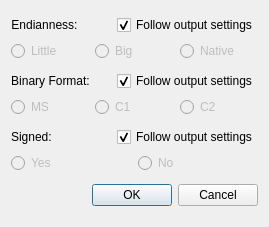
<?xml version="1.0" encoding="UTF-8"?>
<ui version="4.0">
 <class>DialogInputSettings</class>
 <widget class="QDialog" name="DialogInputSettings">
  <property name="geometry">
   <rect>
    <x>0</x>
    <y>0</y>
    <width>269</width>
    <height>227</height>
   </rect>
  </property>
  <property name="sizePolicy">
   <sizepolicy hsizetype="Fixed" vsizetype="Fixed">
    <horstretch>0</horstretch>
    <verstretch>0</verstretch>
   </sizepolicy>
  </property>
  <property name="minimumSize">
   <size>
    <width>269</width>
    <height>227</height>
   </size>
  </property>
  <property name="maximumSize">
   <size>
    <width>269</width>
    <height>227</height>
   </size>
  </property>
  <property name="windowTitle">
   <string>Input Settings</string>
  </property>
  <layout class="QVBoxLayout" name="verticalLayout_4">
   <item>
    <layout class="QVBoxLayout" name="verticalLayout_2">
     <item>
      <layout class="QHBoxLayout" name="horizontalLayout">
       <item>
        <widget class="QLabel" name="label">
         <property name="sizePolicy">
          <sizepolicy hsizetype="Fixed" vsizetype="Preferred">
           <horstretch>0</horstretch>
           <verstretch>0</verstretch>
          </sizepolicy>
         </property>
         <property name="text">
          <string>Endianness:</string>
         </property>
         <property name="textFormat">
          <enum>Qt::PlainText</enum>
         </property>
         <property name="alignment">
          <set>Qt::AlignCenter</set>
         </property>
        </widget>
       </item>
       <item>
        <spacer name="horizontalSpacer">
         <property name="orientation">
          <enum>Qt::Horizontal</enum>
         </property>
         <property name="sizeHint" stdset="0">
          <size>
           <width>40</width>
           <height>20</height>
          </size>
         </property>
        </spacer>
       </item>
       <item>
        <widget class="QCheckBox" name="EndiannessFollowOutput">
         <property name="text">
          <string>Follow output settings</string>
         </property>
         <property name="checked">
          <bool>true</bool>
         </property>
        </widget>
       </item>
      </layout>
     </item>
     <item>
      <layout class="QHBoxLayout" name="horizontalLayout_2">
       <item>
        <widget class="QRadioButton" name="EndianLittle">
         <property name="enabled">
          <bool>false</bool>
         </property>
         <property name="text">
          <string>Little</string>
         </property>
         <attribute name="buttonGroup">
          <string notr="true">EndiannessGroup</string>
         </attribute>
        </widget>
       </item>
       <item>
        <widget class="QRadioButton" name="EndianBig">
         <property name="enabled">
          <bool>false</bool>
         </property>
         <property name="text">
          <string>Big</string>
         </property>
         <attribute name="buttonGroup">
          <string notr="true">EndiannessGroup</string>
         </attribute>
        </widget>
       </item>
       <item>
        <widget class="QRadioButton" name="EndianNative">
         <property name="enabled">
          <bool>false</bool>
         </property>
         <property name="text">
          <string>Native</string>
         </property>
         <property name="checkable">
          <bool>true</bool>
         </property>
         <property name="checked">
          <bool>false</bool>
         </property>
         <attribute name="buttonGroup">
          <string notr="true">EndiannessGroup</string>
         </attribute>
        </widget>
       </item>
      </layout>
     </item>
    </layout>
   </item>
   <item>
    <layout class="QVBoxLayout" name="verticalLayout">
     <item>
      <layout class="QHBoxLayout" name="horizontalLayout_3">
       <item>
        <widget class="QLabel" name="label_2">
         <property name="sizePolicy">
          <sizepolicy hsizetype="Fixed" vsizetype="Preferred">
           <horstretch>0</horstretch>
           <verstretch>0</verstretch>
          </sizepolicy>
         </property>
         <property name="text">
          <string>Binary Format:</string>
         </property>
         <property name="textFormat">
          <enum>Qt::PlainText</enum>
         </property>
         <property name="alignment">
          <set>Qt::AlignCenter</set>
         </property>
        </widget>
       </item>
       <item>
        <spacer name="horizontalSpacer_2">
         <property name="orientation">
          <enum>Qt::Horizontal</enum>
         </property>
         <property name="sizeHint" stdset="0">
          <size>
           <width>40</width>
           <height>20</height>
          </size>
         </property>
        </spacer>
       </item>
       <item>
        <widget class="QCheckBox" name="BinFormatFollowOutput">
         <property name="text">
          <string>Follow output settings</string>
         </property>
         <property name="checked">
          <bool>true</bool>
         </property>
        </widget>
       </item>
      </layout>
     </item>
     <item>
      <layout class="QHBoxLayout" name="horizontalLayout_6">
       <item>
        <widget class="QRadioButton" name="FormatMS">
         <property name="enabled">
          <bool>false</bool>
         </property>
         <property name="text">
          <string>MS</string>
         </property>
         <attribute name="buttonGroup">
          <string notr="true">BinFormatGroup</string>
         </attribute>
        </widget>
       </item>
       <item>
        <widget class="QRadioButton" name="FormatC1">
         <property name="enabled">
          <bool>false</bool>
         </property>
         <property name="text">
          <string>C1</string>
         </property>
         <attribute name="buttonGroup">
          <string notr="true">BinFormatGroup</string>
         </attribute>
        </widget>
       </item>
       <item>
        <widget class="QRadioButton" name="FormatC2">
         <property name="enabled">
          <bool>false</bool>
         </property>
         <property name="text">
          <string>C2</string>
         </property>
         <property name="checkable">
          <bool>true</bool>
         </property>
         <property name="checked">
          <bool>false</bool>
         </property>
         <attribute name="buttonGroup">
          <string notr="true">BinFormatGroup</string>
         </attribute>
        </widget>
       </item>
      </layout>
     </item>
    </layout>
   </item>
   <item>
    <layout class="QVBoxLayout" name="verticalLayout_3">
     <item>
      <layout class="QHBoxLayout" name="horizontalLayout_5">
       <item>
        <widget class="QLabel" name="label_3">
         <property name="sizePolicy">
          <sizepolicy hsizetype="Fixed" vsizetype="Preferred">
           <horstretch>0</horstretch>
           <verstretch>0</verstretch>
          </sizepolicy>
         </property>
         <property name="text">
          <string>Signed: </string>
         </property>
        </widget>
       </item>
       <item>
        <spacer name="horizontalSpacer_3">
         <property name="orientation">
          <enum>Qt::Horizontal</enum>
         </property>
         <property name="sizeHint" stdset="0">
          <size>
           <width>40</width>
           <height>20</height>
          </size>
         </property>
        </spacer>
       </item>
       <item>
        <widget class="QCheckBox" name="SignFollowOutput">
         <property name="text">
          <string>Follow output settings</string>
         </property>
         <property name="checked">
          <bool>true</bool>
         </property>
        </widget>
       </item>
      </layout>
     </item>
     <item>
      <layout class="QHBoxLayout" name="horizontalLayout_4">
       <item>
        <widget class="QRadioButton" name="SignYes">
         <property name="enabled">
          <bool>false</bool>
         </property>
         <property name="text">
          <string>Yes</string>
         </property>
        </widget>
       </item>
       <item>
        <widget class="QRadioButton" name="SignNo">
         <property name="enabled">
          <bool>false</bool>
         </property>
         <property name="text">
          <string>No</string>
         </property>
        </widget>
       </item>
      </layout>
     </item>
    </layout>
   </item>
   <item>
    <widget class="QDialogButtonBox" name="buttonBox">
     <property name="maximumSize">
      <size>
       <width>251</width>
       <height>25</height>
      </size>
     </property>
     <property name="orientation">
      <enum>Qt::Horizontal</enum>
     </property>
     <property name="standardButtons">
      <set>QDialogButtonBox::Cancel|QDialogButtonBox::Ok</set>
     </property>
    </widget>
   </item>
  </layout>
 </widget>
 <resources/>
 <connections/>
 <buttongroups>
  <buttongroup name="BinFormatGroup"/>
  <buttongroup name="EndiannessGroup"/>
 </buttongroups>
</ui>
